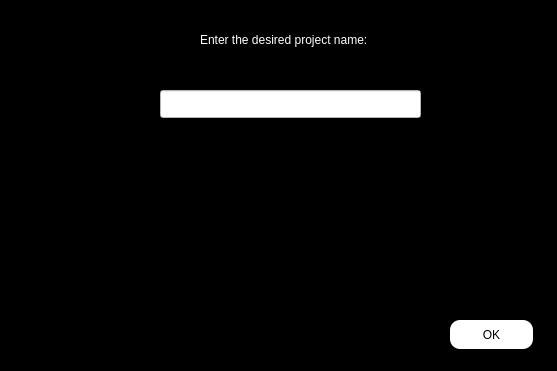
<?xml version="1.0" encoding="UTF-8"?>
<ui version="4.0">
 <class>key_project_before</class>
 <widget class="QWidget" name="key_project_before">
  <property name="geometry">
   <rect>
    <x>0</x>
    <y>0</y>
    <width>557</width>
    <height>371</height>
   </rect>
  </property>
  <property name="windowTitle">
   <string>Form</string>
  </property>
  <property name="styleSheet">
   <string notr="true">#key_project_before
{
background-color:black;
}</string>
  </property>
  <widget class="QLabel" name="label">
   <property name="geometry">
    <rect>
     <x>200</x>
     <y>30</y>
     <width>211</width>
     <height>20</height>
    </rect>
   </property>
   <property name="styleSheet">
    <string notr="true">#label
{
color:white;
}</string>
   </property>
   <property name="text">
    <string>Enter the desired project name:</string>
   </property>
  </widget>
  <widget class="QLineEdit" name="key_project_before_led">
   <property name="geometry">
    <rect>
     <x>160</x>
     <y>90</y>
     <width>261</width>
     <height>28</height>
    </rect>
   </property>
   <property name="styleSheet">
    <string notr="true">#key_project_before_led
{
background-color:white;
}</string>
   </property>
  </widget>
  <widget class="QPushButton" name="key_project_before_pbn">
   <property name="geometry">
    <rect>
     <x>450</x>
     <y>320</y>
     <width>83</width>
     <height>29</height>
    </rect>
   </property>
   <property name="styleSheet">
    <string notr="true">#key_project_before_pbn:hover
{
background-color:white;
order:1px solidgreen; 
}
#key_project_before_pbn
{
background-color:white;
border-radius:10px;
}</string>
   </property>
   <property name="text">
    <string>OK</string>
   </property>
  </widget>
 </widget>
 <resources/>
 <connections/>
</ui>
